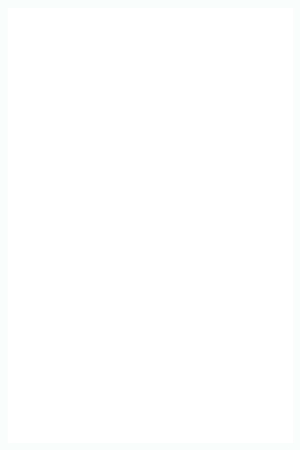
Frame 1 (no input)
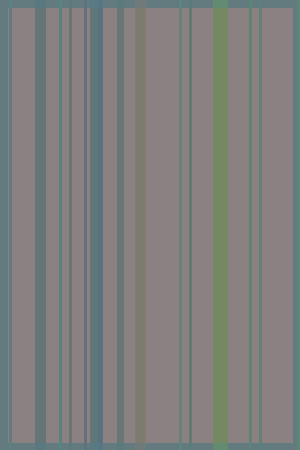
Frame 60 (the mouse pressed at the canvas centre just before this capture)
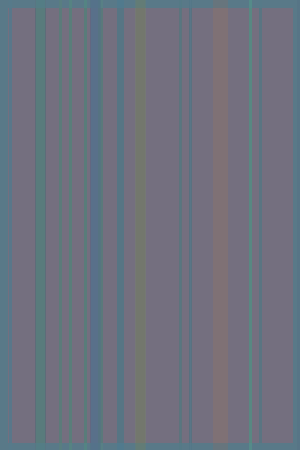
Frame 120 (the mouse held since frame 60 and released just before this capture)

The Processing sketch that drew these frames (run headless with seeded random() and noise(); from frame 60 on, the mouse is pressed at the canvas centre):

// Processing sketch: processing_37580
// ── processing_37580.pde

void setup () {
  size(300,450);
  background(20);
}
void draw () {
  //Vertical lines 
  strokeWeight(3);
   stroke(random(131),random(241),random(250),8);
  line(70,600,70,-600);
  stroke(random(131),random(241),random(250),8);
  line(85,600,85,-600);
  stroke(random(131),random(241),random(250),15);
  line(60,600,60,-600);
  strokeWeight(2);
  stroke(random(131),random(241),random(250),10);
  line(180,600,180,-600);
  stroke(random(131),random(241),random(250),10);
  line(190,600,190,-600);
  strokeWeight(5);
  stroke(random(131),random(241),random(250),10);
  line(350,600,350,-600);
  stroke(random(131),random(241),random(250),10);
  line(100,600,100,-600);
  strokeWeight(10);
  stroke(random(249),random(255),random(201),15);
  line(140,600,140,-600);
  stroke(random(131),random(241),random(250),8);
  line(40,600,40,-600);
  stroke(random(131),random(241),random(250),10);
  line(95,600,95,-600);
  strokeWeight(3);
  stroke(random(131),random(241),random(250),10);
  line(250,600,250,-600);
  strokeWeight(7);
  stroke(random(131),random(241),random(250),15);
  line(300,600,300,-600);
  stroke(random(131),random(241),random(250),8);
  line(120,600,120,-600);
  strokeWeight(15);
  stroke(random(249),random(255),random(201),10);
  line(220,600,220,-600);
  strokeWeight(3);
  stroke(random(131),random(241),random(250),7);
  line(260,600,260,-600);
  stroke(random(131),random(241),random(250),10);
  line(10,600,10,-600);
  strokeWeight(15);
 
 
  //rectangle fill
  rect(0,0,300,450);
  fill(random(255),random(214),random(241),10);



}                   
